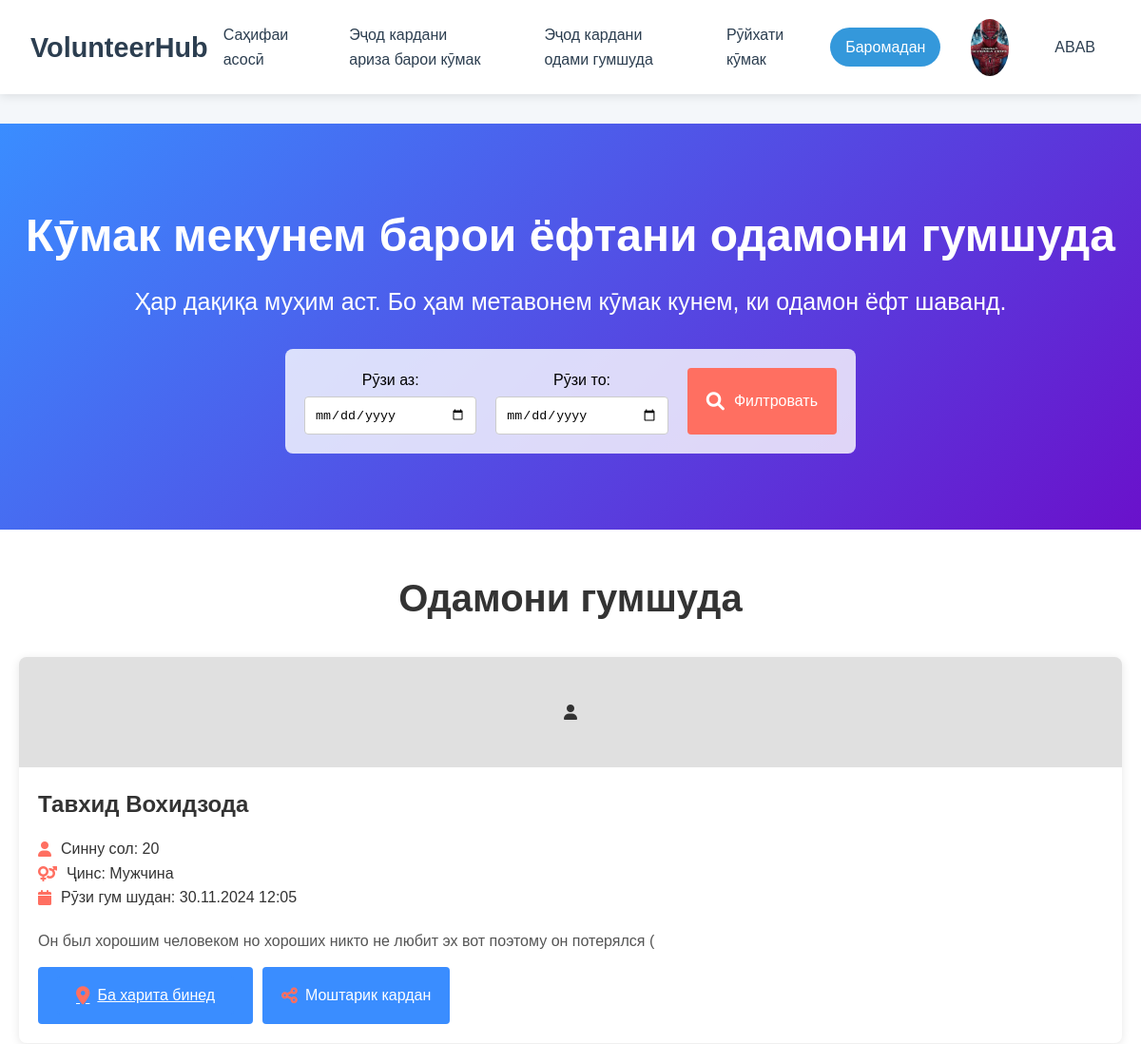
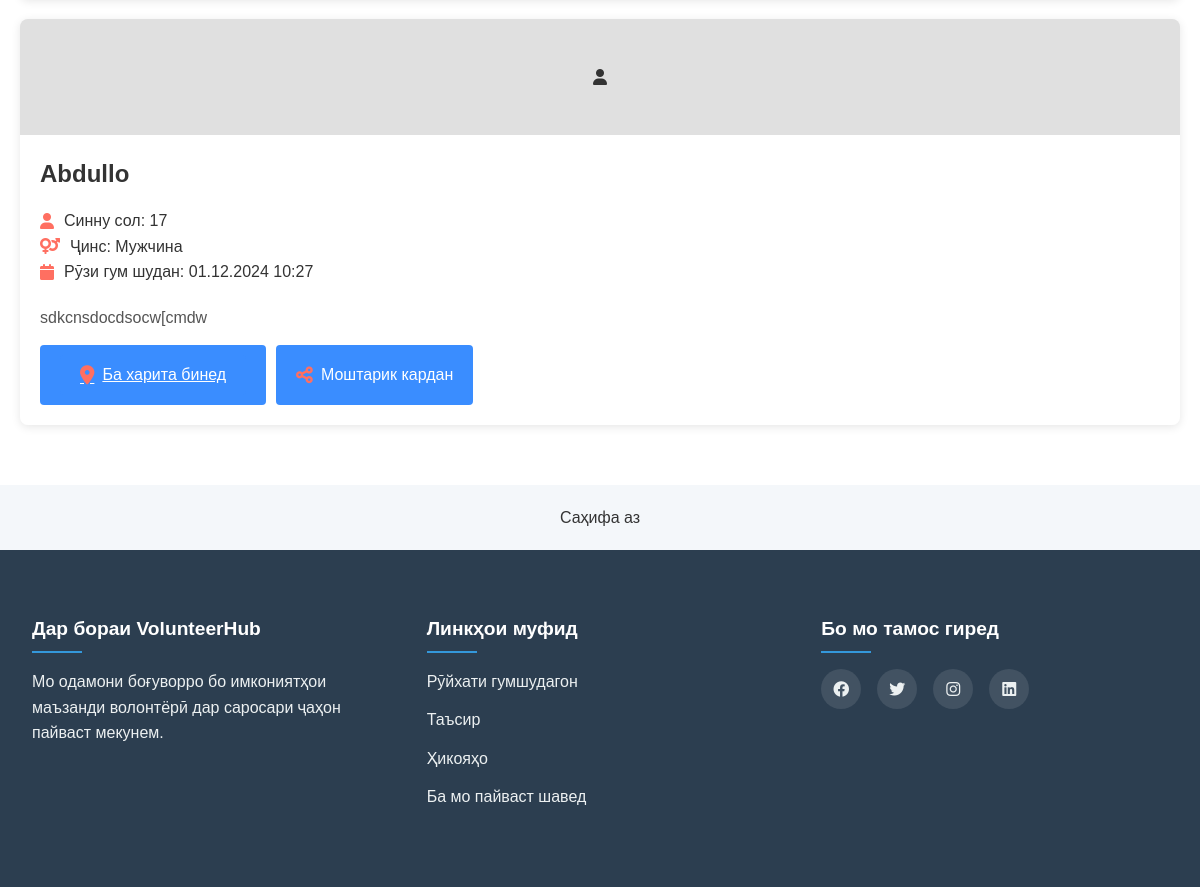
Screenshot of /missing_people/ (signed in) with the database file from the repository (2 pictures, top to bottom).
### volunteer/models.py (models this page shows, shortened)
class CustomUser(AbstractUser):
    CHOICE_GENDER=(
        ("женщина", "Женщина"),
        ("мужчина", "Мужчина"),
    )
    CHOICE_STATUS=(
        ("валантер", "Валантер"),
        ("Нуждающийся", "Нуждающийся"),
    )
    image = models.ImageField(upload_to="static/images", null=True, blank=True)
    age = models.IntegerField(null=True)
    phone_number = models.CharField(max_length=13,null=True)
    gender = models.CharField(max_length=50, choices=CHOICE_GENDER,null=True)
    status = models.CharField(max_length=50, choices=CHOICE_STATUS,null=True)
    latitude = models.FloatField(null=True)
    longitude = models.FloatField(null=True)

class MissingPerson(models.Model):
    name = models.CharField(max_length=255)
    age = models.IntegerField(null=True, blank=True)
    gender = models.CharField(max_length=50, choices=CustomUser.CHOICE_GENDER, null=True)
    description = models.TextField(null=True, blank=True)
    last_known_latitude = models.FloatField()
    last_known_longitude = models.FloatField()
    reported_by = models.ForeignKey(CustomUser, on_delete=models.SET_NULL, null=True, blank=True)
    reported_time = models.DateTimeField(auto_now_add=True)

### volunteer/views.py (the view)
# urls.py: path('missing_people/', MissingPersonListView.as_view(), name='missing_person_list'),
class MissingPersonListView(ListView):
    model = MissingPerson
    template_name = 'missing_person_list.html'
    context_object_name = 'missing_people'
    paginate_by = 10
    def get_queryset(self):
        queryset = MissingPerson.objects.all()
        date_from = self.request.GET.get('date_from')
        date_to = self.request.GET.get('date_to')
        if date_from:
            try:
                date_from = datetime.strptime(date_from, '%Y-%m-%d').date()
                queryset = queryset.filter(reported_time__gte=date_from)
            except ValueError:
                pass  # Если формат даты неверен, просто игнорируем фильтрацию по этой дате
        if date_to:
            try:
                date_to = datetime.strptime(date_to, '%Y-%m-%d').date()
                queryset = queryset.filter(reported_time__lte=date_to)
            except ValueError:
                pass  # Если формат даты неверен, просто игнорируем фильтрацию по этой дате
        return queryset

### templates/missing_person_list.html (shortened to what this page needs)
{% extends "base.html" %}
{% load static %}
{% block content %}
<link rel="stylesheet" href="https://cdnjs.cloudflare.com/ajax/libs/aos/2.3.4/aos.css">
<link rel="stylesheet" href="{% static '/styles/mainformissing.css' %}">
<link rel="stylesheet" href="https://cdnjs.cloudflare.com/ajax/libs/font-awesome/6.0.0/css/all.min.css">
<main>
    <section id="home" class="hero" style="margin-top: 130px;">
        <div class="hero-content">
            <h1 data-aos="fade-up">Кӯмак мекунем барои ёфтани одамони гумшуда</h1>
            <p data-aos="fade-up" data-aos-delay="200" style="font-size: 25px;">Ҳар дақиқа муҳим аст. Бо ҳам метавонем кӯмак кунем, ки одамон ёфт шаванд.</p>
        </div>
        <div class="search-box" data-aos="fade-up" data-aos-delay="400">
            <form method="GET" action="{% url 'missing_person_list' %}">
                <div class="date-filters">
                    <div class="date-input">
                        <label for="dateFrom" style="color: black;">Рӯзи аз:</label>
                        <input type="date" name="date_from" id="dateFrom" value="{{ request.GET.date_from }}">
                    </div>
                    <div class="date-input">
                        <label for="dateTo" style="color: black;">Рӯзи то:</label>
                        <input type="date" name="date_to" id="dateTo" value="{{ request.GET.date_to }}">
                    </div>
                    <button type="submit" class="search-btn">
                        <i class="fas fa-search"></i>
                        Филтровать
                    </button>
                </div>
            </form>
        </div>
    </section>
    <section id="missing-persons" class="missing-persons">
        <h2 data-aos="fade-up">Одамони гумшуда</h2>
        <div class="persons-grid">
            {% for person in missing_people %}
                <div class="person-card" data-aos="fade-up">
                    <div class="person-image">
                        <div class="image-placeholder">
                            <i class="fas fa-user"></i>
                        </div>
                    </div>
                    <div class="person-info">
                        <h3>{{ person.name }}</h3>
                        <ul>
                            <li><i class="fas fa-user"></i> Синну сол: {{ person.age }}</li>
                            <li><i class="fas fa-venus-mars"></i> Ҷинс: {{ person.get_gender_display }}</li>
                            <li><i class="fas fa-calendar"></i> Рӯзи гум шудан: {{ person.reported_time|date:"d.m.Y H:i" }}</li>
                        </ul>
                        <p class="description">{{ person.description }}</p>
                        <div class="actions">
                            <a href="{% url "view_missing_person"  person.id%}" class="map-btn">
                                <button class="map-btn">
                                    <i class="fas fa-map-marker-alt"></i>
                                    Ба харита бинед
                                </button>
                            </a>
                            <button class="share-btn">
                                <i class="fas fa-share-alt"></i>
                                Моштарик кардан
                            </button>
                        </div>
                    </div>
                </div>
            {% empty %}
                <p class="no-missing-people">Одамони гумшуда барои санаи интихобшуда намебошанд.</p>
            {% endfor %}
        </div>
    </section>
    <div class="pagination">
        <span>Саҳифа {{ missing_people.number }} аз {{ missing_people.paginator.num_pages }}</span>
    </div>
</main>
{% endblock content %}

### templates/base.html (shortened to what this page needs)
{% load static %}
<!DOCTYPE html>
<html lang="tg">
<head>
    <link rel="stylesheet" href="https://cdnjs.cloudflare.com/ajax/libs/aos/2.3.4/aos.css">
    <link rel="stylesheet" href="https://cdn.jsdelivr.net/npm/swiper@11/swiper-bundle.min.css">
    <link rel="stylesheet" href="{% static "/styles/footer.css" %}">
    <link rel="stylesheet" href="{% static "/styles/header.css" %}">
    <link rel="stylesheet" href="https://cdnjs.cloudflare.com/ajax/libs/font-awesome/6.0.0/css/all.min.css">
</head>
<body>
    <header class="header">
        <nav class="nav">
            <div class="logo">VolunteerHub</div>
            <div class="nav-links">
                <a href="{% url "home" %}">Саҳифаи асосӣ</a>
                {% if user.status == 'валантер' %}
                <a href="{% url "missing_person_list" %}">Рӯйхати гумшудагон</a>
                <a href="{% url "help_list" %}">Рӯйхати кӯмак</a>
                <a href="{% url "application_list" %}">Рӯйхати ариза</a>
                <a href="#impact">Таъсир</a>
                {% elif user.status == 'Нуждающийся' %}
                <a href="{% url "applyhelp_create" %}">Эҷод кардани ариза барои кӯмак</a>
                <a href="{% url "createmissing" %}">Эҷод кардани одами гумшуда</a>
                <a href="{% url "help_list1" %}">Рӯйхати кӯмак</a>
                {% endif %}
                {% if user.is_authenticated %}
                    <a href="{% url "logout" %}" class="join-btn">Баромадан</a>
                {% else %}
                    <a href="{% url "login" %}" class="join-btn">Вуруд</a>
                {% endif %}
                {% if user.image %}
                <img src="{{ user.image.url }}" alt="image" style="width: 60px; height: 60px; border-radius: 50%;">
                {% else %}
                <img src="{% static 'images/user.jpg' %}" alt="image" style="width: 60px; height: 60px; border-radius: 50%;">
                {% endif %}
                {% if user.is_authenticated %}
                <a href="{% url "profile" user.id%}">{{user.username}}</a>
                {% endif %}
            </div>
        </nav>
    </header>
    <main>
    {% block content %}
    {% endblock %}
    </main>
    <footer class="footer">
        <div class="footer-content">
            <div class="footer-section">
                <h4>Дар бораи VolunteerHub</h4>
                <p>Мо одамони боғуворро бо имкониятҳои маъзанди волонтёрӣ дар саросари ҷаҳон пайваст мекунем.</p>
            </div>
            <div class="footer-section">
                <h4>Линкҳои муфид</h4>
                <ul>
                    <li><a href="{% url "missing_person_list" %}">Рӯйхати гумшудагон</a></li>
                    <li><a href="#impact">Таъсир</a></li>
                    <li><a href="#stories">Ҳикояҳо</a></li>
                    <li><a href="#join">Ба мо пайваст шавед</a></li>
                </ul>
            </div>
            <div class="footer-section">
                <h4>Бо мо тамос гиред</h4>
                <div class="social-links">
                    <a href="#"><i class="fab fa-facebook"></i></a>
                    <a href="#"><i class="fab fa-twitter"></i></a>
                    <a href="#"><i class="fab fa-instagram"></i></a>
                    <a href="#"><i class="fab fa-linkedin"></i></a>
                </div>
            </div>
        </div>
    </footer>
</body>
</html>

### static/styles/footer.css (style rules this page uses)
.footer { background-color: #2c3e50; color: white; padding: 4rem 2rem; }
.footer-content { max-width: 1200px; margin: 0 auto; display: grid; grid-template-columns: repeat(auto-fit, minmax(250px, 1fr)); gap: 3rem; }
.footer-section h4 { margin-bottom: 1.5rem; font-size: 1.2rem; position: relative; }
.footer-section h4::after { content: ''; position: absolute; left: 0; bottom: -0.5rem; width: 50px; height: 2px; background-color: #3498db; }
.footer-section p { color: #ecf0f1; line-height: 1.6; }
.footer-section ul { list-style: none; padding: 0; }
.footer-section ul li { margin-bottom: 0.8rem; }
.footer-section a { color: #ecf0f1; text-decoration: none; transition: color 0.3s; }
.social-links { display: flex; gap: 1rem; }
.social-links a { display: inline-flex; align-items: center; justify-content: center; width: 40px; height: 40px; background-color: rgba(255, 255, 255, 0.1); border-radius: 50%; transition: all 0.3s ease; }

### static/styles/header.css (style rules this page uses)
.header { background-color: rgba(255, 255, 255, 0.95); padding: 1rem 0; position: fixed; width: 100%; top: 0; z-index: 1000; box-shadow: 0 2px 10px rgba(0, 0, 0, 0.1); transition: all 0.3s ease; }
.nav { max-width: 100%; margin: 0 auto; display: flex; justify-content: space-around; align-items: center; padding: 0 2rem; }
.logo { color: #2c3e50; font-size: 1.8rem; font-weight: bold; text-decoration: none; }
.nav-links { display: flex; gap: 2rem; align-items: center; }
.nav-links a { color: #2c3e50; text-decoration: none; font-weight: 500; transition: color 0.3s; padding: 0.5rem 1rem; }
.join-btn { background-color: #3498db; color: white !important; padding: 0.5rem 1.5rem; border-radius: 25px; transition: all 0.3s ease; }

### static/styles/mainformissing.css (style rules this page uses)
* { margin: 0; padding: 0; box-sizing: border-box; }
body { font-family: 'Arial', sans-serif; background-color: #f4f7fa; color: #333; line-height: 1.6; }
.hero { background: linear-gradient(135deg, #3a8dff, #6a11cb); color: white; padding: 80px 20px; text-align: center; }
.hero-content h1 { font-size: 3rem; margin-bottom: 10px; }
.hero-content p { font-size: 1.25rem; margin-bottom: 30px; }
.search-box { max-width: 600px; margin: 0 auto; background-color: rgba(255, 255, 255, 0.8); padding: 20px; border-radius: 8px; }
.date-filters { display: flex; justify-content: space-between; gap: 20px; }
.date-input { display: flex; flex-direction: column; width: 100%; }
.date-input label { font-size: 1rem; margin-bottom: 5px; }
.date-input input { padding: 10px; border: 1px solid #ccc; border-radius: 4px; }
.search-btn { background-color: #ff6f61; color: white; padding: 10px 20px; border: none; border-radius: 4px; cursor: pointer; display: flex; align-items: center; gap: 10px; font-size: 1rem; }
.search-btn i { font-size: 1.2rem; }
.missing-persons { padding: 40px 20px; background-color: #ffffff; text-align: center; }
.missing-persons h2 { font-size: 2.5rem; margin-bottom: 30px; }
.person-card { background-color: #f9f9f9; border-radius: 8px; margin-bottom: 20px; overflow: hidden; display: flex; flex-direction: column; box-shadow: 0 2px 10px rgba(0, 0, 0, 0.1); transition: transform 0.3s ease-in-out; }
.person-image { background-color: #e0e0e0; padding: 50px; text-align: center; }
.image-placeholder { display: flex; justify-content: center; align-items: center; }
.person-info { padding: 20px; background-color: white; text-align: left; }
.person-info h3 { font-size: 1.5rem; margin-bottom: 15px; }
.person-info ul { list-style: none; margin-bottom: 20px; }
.person-info li { display: flex; align-items: center; gap: 10px; }
.person-info i { color: #ff6f61; }
.description { font-size: 1rem; margin-bottom: 15px; color: #555; }
.actions { display: flex; gap: 10px; }
.map-btn, .share-btn { background-color: #3a8dff; color: white; padding: 10px 20px; border: none; border-radius: 4px; cursor: pointer; font-size: 1rem; display: flex; align-items: center; gap: 8px; }
.map-btn i, .share-btn i { font-size: 1.2rem; }
.pagination { display: flex; justify-content: center; gap: 20px; padding: 20px 0; }
[data-aos="fade-up"] { opacity: 0; transform: translateY(20px); }
[data-aos="fade-up"].aos-animate { opacity: 1; transform: translateY(0); }

### rows the page displays
CustomUser: image (picture), username "ABAB"
MissingPerson: name "Тавхид Вохидзода", age "20", gender "Мужчина", reported_time "30.11.2024 12:05", description "Он был хорошим человеком но хороших никто не любит эх вот поэтому он потерялся ("
MissingPerson: name "Abdullo", age "17", gender "Мужчина", reported_time "01.12.2024 10:27", description "sdkcnsdocdsocw[cmdw"
